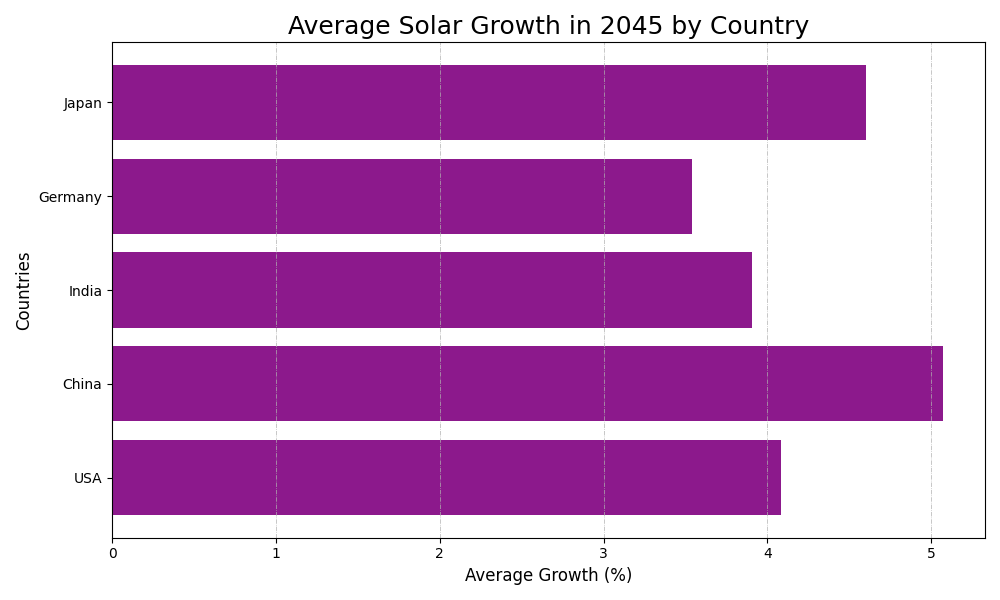

Reproduce this figure in Python.
import matplotlib.pyplot as plt
import numpy as np

# Average growth percentages for different countries
average_growth = {
    'USA': np.mean([3.1, 2.8, 3.6, 4.0, 5.2, 3.8, 4.1, 4.7, 5.0, 4.5, 3.9, 4.3]),
    'China': np.mean([4.5, 4.2, 4.8, 5.0, 5.3, 4.9, 5.1, 5.4, 5.7, 5.8, 5.2, 5.0]),
    'India': np.mean([3.5, 3.6, 3.8, 4.1, 3.9, 4.0, 3.7, 4.2, 4.5, 4.3, 3.4, 3.9]),
    'Germany': np.mean([2.8, 2.9, 3.1, 3.3, 4.0, 3.5, 3.8, 3.6, 3.7, 3.9, 4.1, 3.8]),
    'Japan': np.mean([4.2, 4.1, 4.3, 4.6, 4.9, 4.8, 5.0, 4.5, 5.1, 4.8, 4.2, 4.7])
}

countries = list(average_growth.keys())
growth_values = list(average_growth.values())

fig, ax = plt.subplots(figsize=(10, 6))

# Creating a horizontal bar chart
ax.barh(countries, growth_values, color='purple', alpha=0.9)

ax.set_title('Average Solar Growth in 2045 by Country', fontsize=18, fontweight='regular')
ax.set_xlabel('Average Growth (%)', fontsize=12)
ax.set_ylabel('Countries', fontsize=12)

ax.grid(visible=True, linestyle='-.', linewidth=0.5, axis='x')

plt.tight_layout()
plt.show()
